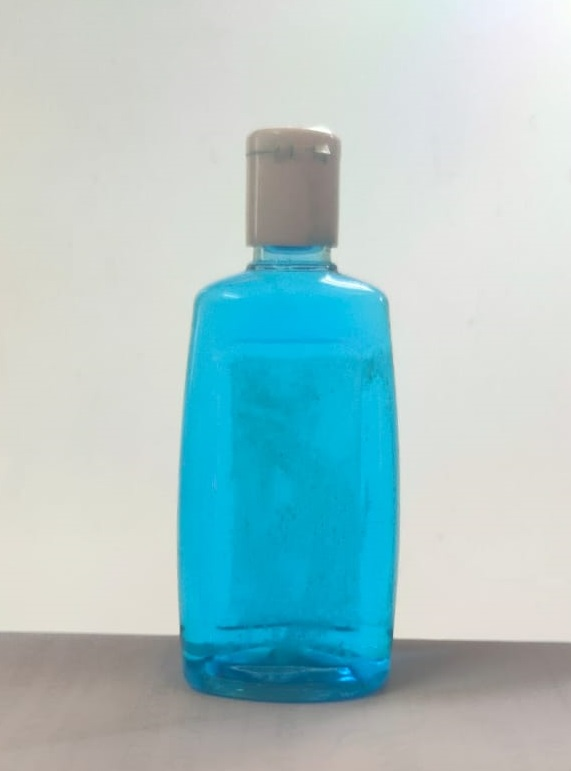
#> input picture bot1.jpeg, 571 x 771 px
$ python pro14.py
#> lines starting #> are read from the running program, lines starting #| are printed output that depends on the picture; after the words box and inside, x2 and y2 are one past the last pixel; in counts of white or black regions, pixels touching at a corner belong together
#Importing libraries
import cv2 as cv
import numpy as np
from matplotlib import pyplot as plt

# reading image
bottle = cv.imread("bot1.jpeg")
#> bottle is the input picture: shape (771, 571, 3); mean B, G, R 201.8, 198.8, 167.1
org = cv.resize(bottle, (471, 671))  # cloning original image to use in final result
bottle = cv.cvtColor(bottle, cv.COLOR_BGR2RGB)
bottle = cv.resize(bottle, (471, 671))
#> bottle: shape (671, 471, 3)

# cv.imshow("Bottle",bottle)

plt.imshow(bottle)
plt.title("Original image")
plt.show()


# printing size
'''
rows,column,d=bottle.shape
print("(H,W,D):" ,bottle.shape)
print("size:",(bottle.size))
print("pixels:",bottle)
'''
# Grayscale_image
red_frame = bottle[:, :, 0]
#cv.imshow("red frame", red_frame)
#cv.waitKey(0)

# drawing histogram
plt.hist(red_frame.ravel(), 256, [0, 256])
plt.title("Histogram of redframe")
#plt.show()

# eliminating background
for row in range(red_frame.shape[0]):
    for col in range(red_frame.shape[1]):
        if red_frame[row, col] > 100:
            red_frame[row, col] = 1
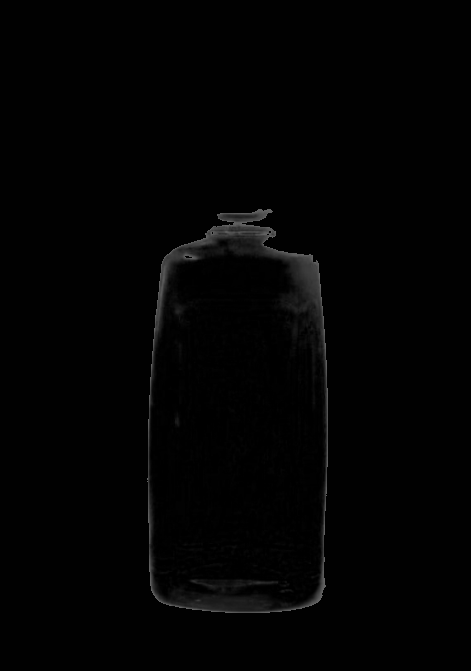
#> red_frame: shape (671, 471); min 0, max 100, mean 2.6
#cv.imshow("background masked", red_frame)
cv.waitKey()

for row in range(red_frame.shape[0]):
    for col in range(red_frame.shape[1]):
        if red_frame[row, col] < 100 and red_frame[row, col] != 1:
            red_frame[row, col] = 255
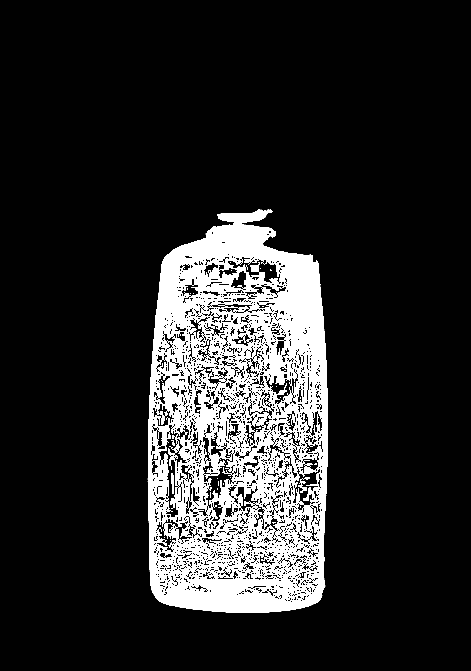
#> red_frame: shape (671, 471); 15.71% of pixels changed, all inside (x1, y1, x2, y2) = (148, 209, 328, 613)
#cv.imshow("liquid masked", red_frame)
cv.waitKey()

# smoothening operation
bottle_smooth = cv.GaussianBlur(red_frame, (7, 7), 0)
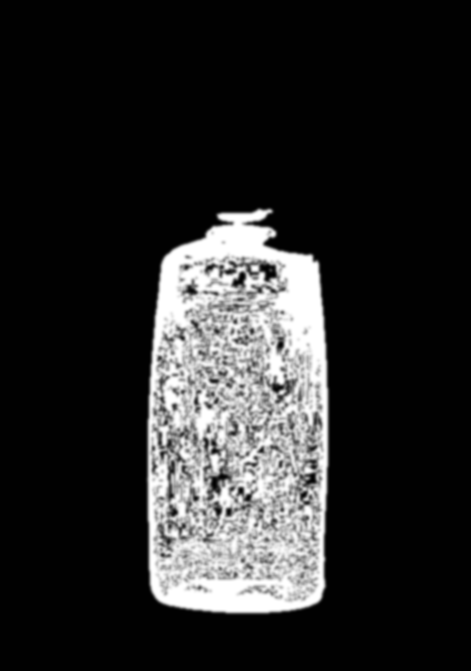
#> bottle_smooth: shape (671, 471); min 1, max 255, mean 40.9
#cv.imshow("Smooth bottle", bottle_smooth)
cv.waitKey(0)

# OTSU's Thresholding
#ret1, th1 = cv.threshold(red_frame, 0, 255, cv.THRESH_BINARY)
#ret2, th2 = cv.threshold(red_frame, 0, 255, cv.THRESH_BINARY + cv.THRESH_OTSU)
ret3, th3 = cv.threshold(bottle_smooth, 0, 255, cv.THRESH_BINARY + cv.THRESH_OTSU)
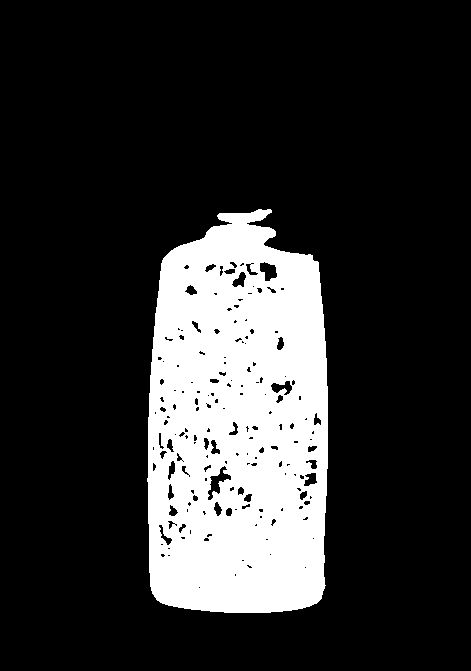
#> th3: shape (671, 471); 19.3% white; 1 white region, box (x1, y1, x2, y2) and area: (147, 209, 328, 613) 61125
#> ret3 = 101
#cv.imshow("thresholding", th3)
#cv.imshow("thresholding2", th2)
cv.waitKey()

# dialation operation
kernel = np.ones((9, 9), np.uint8)
dilation = cv.dilate(th3, kernel, iterations=1)
#> dilation: shape (671, 471); 22% white; 1 white region, box (x1, y1, x2, y2) and area: (143, 205, 332, 617) 69559
#cv.imshow("dilation", dilation)
cv.waitKey(0)

# opening and closing operations
opening = cv.morphologyEx(dilation, cv.MORPH_OPEN, kernel)
#cv.imshow("opening operation", opening)
cv.waitKey(0)
closing = cv.morphologyEx(opening, cv.MORPH_CLOSE, kernel)
#> closing: shape (671, 471); 22% white; 1 white region, box (x1, y1, x2, y2) and area: (143, 205, 332, 617) 69630
#cv.imshow("closing  operation", closing)
cv.waitKey(0)

# Erosion to reduce noise remaining
erosion = cv.erode(closing, kernel, iterations=3)
#> erosion: shape (671, 471); 17.6% white; 1 white region, box (x1, y1, x2, y2) and area: (156, 219, 320, 605) 55764
#cv.imshow("erosion", erosion)
cv.waitKey(0)

# canny detection
canny = cv.Canny(erosion, 100, 150)
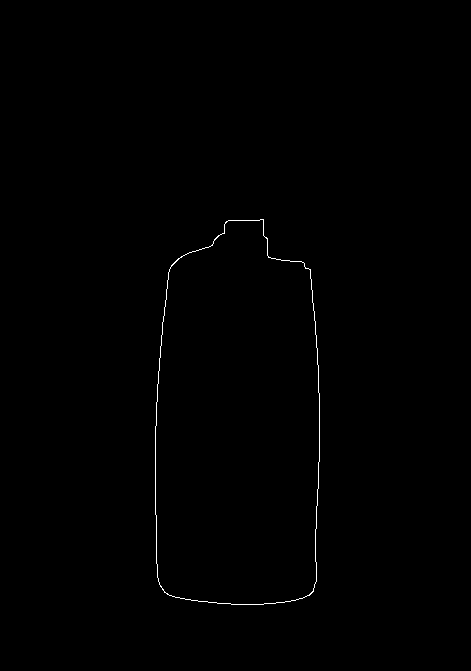
#> canny: shape (671, 471); 0.32% white in thin lines or dots, all inside (x1, y1, x2, y2) = (155, 219, 320, 605)
#cv.imshow("canny", canny)
cv.waitKey(0)
cv.destroyAllWindows()

# Find bounding box
x, y, w, h = cv.boundingRect(canny)
#> x = 155; y = 219; w = 165; h = 386
print("height=", h)
#| height= 386
cv.rectangle(org, (x, y), (x + w, y + h), (36, 255, 12), 2)
# cv.putText(org, "w={},h={}".format(w,h), (x,y-10), cv.FONT_HERSHEY_SIMPLEX, 0.7, (36,255,12), 2)

# Drawing Levels
if h > 380:
    cv.putText(org, "Bottle is 100% Full", (x, y - 10), cv.FONT_HERSHEY_SIMPLEX, 0.7, (0, 0, 255), 2)
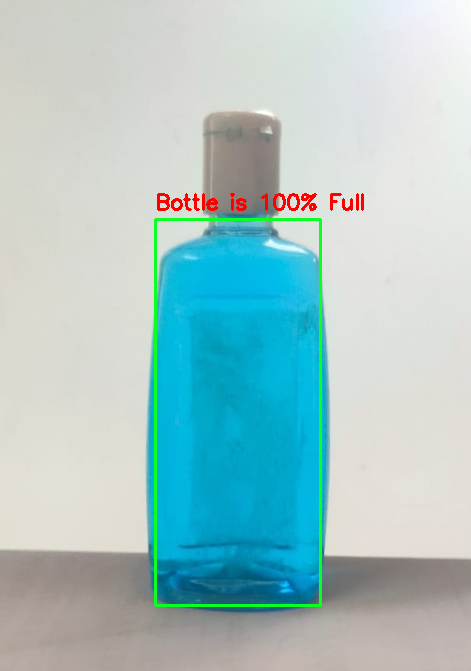
#> org: shape (671, 471, 3); mean B, G, R 199.3, 198.8, 166.7
    cv.imshow("Full bottle", org)
    cv.waitKey(0)
elif h < 380 and h > 320:
    cv.putText(org, "Bottle is 90% Full", (x, y - 10), cv.FONT_HERSHEY_SIMPLEX, 0.7, (0, 0, 255), 2)
    cv.imshow("90% Full bottle", org)
    cv.waitKey(0)
elif h < 320 and h > 240:
    cv.putText(org, "Bottle is 75% Full", (x, y - 10), cv.FONT_HERSHEY_SIMPLEX, 0.7, (0, 0, 255), 2)
    cv.imshow("75% Full bottle", org)
    cv.waitKey(0)
elif h < 240 and h > 145:
    cv.putText(org, "Bottle is 50% Full", (x, y - 10), cv.FONT_HERSHEY_SIMPLEX, 0.7, (0, 0, 255), 2)
    cv.imshow("50% Full bottle", org)
    cv.waitKey(0)
else:
    cv.putText(org, "Bad Bottle", (x, y - 10), cv.FONT_HERSHEY_SIMPLEX, 0.7, (0, 0, 255), 2)
    cv.imshow("less than 30%", org)
    cv.waitKey(0)
# The end
cv.destroyAllWindows()
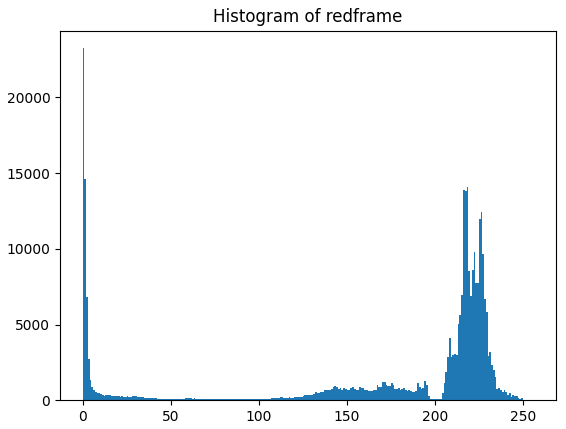
#> figure drawn by matplotlib, 1 panel; tallest bar 23255 high, from x = 0 to 1
